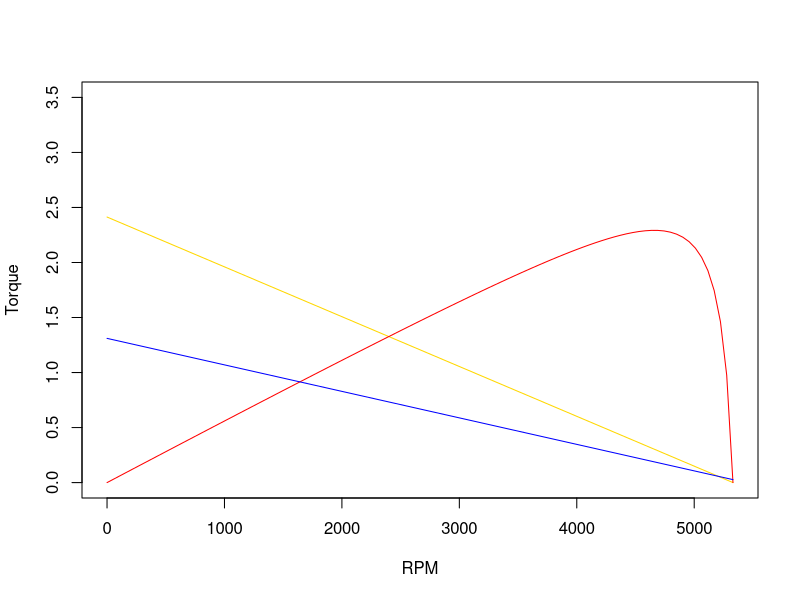

This figure's R source:
## ---- chunk 1
knitr::opts_chunk$set(echo = FALSE)
library(lattice)
library("ggplot2")
cim <- read.csv("./data/motor-specs/cim/cim-motor-curve-data-20151104.csv", header = TRUE)
## ---- chunk 2
plot(cim$speed, cim$torque, type="l", col="gold",
     ylim=range(c(0, 3.5)), xlab="RPM", ylab="Torque")

par(new=TRUE)
plot(cim$speed, cim$efficiency, type="l", col="red",
     ylim=range(c(0, 100)), axes=FALSE, xlab="", ylab="")
#axis(side=2, line=2, at=seq(0,100,by=10)) #TODO fix this display
#mtext("Efficiency", side = 2, line=3.5) #off the left margin...can't set fig.width, need to shrink plot itself

par(new=TRUE)
plot(cim$speed, cim$current, type="l", col="blue",
     ylim=range(c(0, 350)), axes=FALSE, xlab="", ylab="")

# TODO legend
# TODO other data sets
# TODO label peak points
